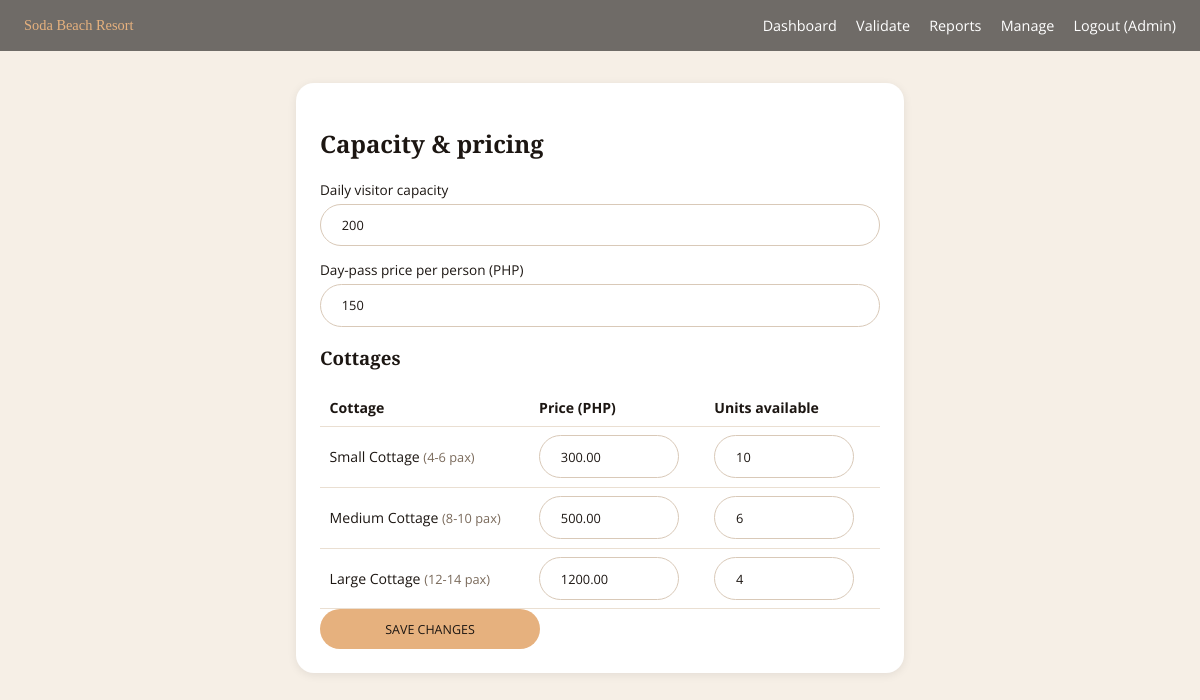
The app's page /admin/manage.php (signed in) with its own data.
### tables this page shows
CREATE TABLE settings (
  k VARCHAR(50) PRIMARY KEY,
  v VARCHAR(100) NOT NULL
);

CREATE TABLE cottages (
  id INT AUTO_INCREMENT PRIMARY KEY,
  name VARCHAR(80) NOT NULL,
  pax_label VARCHAR(30) NOT NULL,
  price DECIMAL(10,2) NOT NULL,
  quantity INT NOT NULL DEFAULT 1
);

### includes/functions.php (called while the page is built, shortened)
<?php
function e($s) { return htmlspecialchars((string)$s, ENT_QUOTES, 'UTF-8'); }
function setting($key, $default = null) {
    global $pdo;
    $s = $pdo->prepare('SELECT v FROM settings WHERE k = ?');
    $s->execute([$key]);
    $v = $s->fetchColumn();
    return $v === false ? $default : $v;
}

### includes/auth.php (called while the page is built, shortened)
<?php
require_once __DIR__ . '/../config/db.php';
require_once __DIR__ . '/functions.php';
require_once __DIR__ . '/layout.php';
function current_user() { return $_SESSION['user'] ?? null; }

### admin/manage.php (the view, shortened to what this page needs)
<?php
require_once '../includes/auth.php';
$cottages = $pdo->query('SELECT * FROM cottages ORDER BY price')->fetchAll();
page_header('Manage', 'admin'); ?>
<main class="container narrow">
  <div class="card">
    <h2>Capacity &amp; pricing</h2>
    <form method="post">
      <label>Daily visitor capacity <input type="number" name="daily_capacity" min="1" value="<?= e(setting('daily_capacity')) ?>"></label>
      <label>Day-pass price per person (PHP) <input type="number" step="0.01" name="day_pass_price" value="<?= e(setting('day_pass_price')) ?>"></label>
      <h3>Cottages</h3>
      <table class="table">
        <tr><th>Cottage</th><th>Price (PHP)</th><th>Units available</th></tr>
        <?php foreach ($cottages as $c): ?>
        <tr><td><?= e($c['name']) ?> <small>(<?= e($c['pax_label']) ?>)</small></td>
          <td><input type="number" step="0.01" name="price[<?= $c['id'] ?>]" value="<?= e($c['price']) ?>"></td>
          <td><input type="number" name="quantity[<?= $c['id'] ?>]" min="0" value="<?= e($c['quantity']) ?>"></td></tr>
        <?php endforeach; ?>
      </table>
      <button class="btn" type="submit">Save changes</button>
    </form>
  </div>
</main>
<?php page_footer();

### includes/layout.php (shortened to what this page needs)
<?php
function page_header($title, $bodyClass = '') {
    $u = current_user(); $b = BASE_URL;
    echo '<!doctype html><html lang="en"><head><meta charset="utf-8"><meta name="viewport" content="width=device-width,initial-scale=1">';
    echo '<link rel="stylesheet" href="' . $b . '/assets/css/style.css"></head>';
    echo '<body class="' . e($bodyClass) . '"><div class="shade">';
    echo '<header class="topbar"><a class="brand" href="' . $b . '/index.php">Soda Beach Resort</a><nav>';
    if ($u && $u['role'] === 'staff') {
        echo "<a href=\"$b/admin/dashboard.php\">Dashboard</a><a href=\"$b/admin/validate.php\">Validate</a><a href=\"$b/admin/reports.php\">Reports</a><a href=\"$b/admin/manage.php\">Manage</a>";
    } elseif ($u) {
        echo "<a href=\"$b/book.php\">Book</a><a href=\"$b/my-bookings.php\">My Bookings</a>";
    }
    echo $u ? "<a href=\"$b/logout.php\">Logout (" . e($u['name']) . ")</a>" : "<a href=\"$b/login.php\">Login</a><a href=\"$b/register.php\">Register</a>";
    echo '</nav></header>';
}
function page_footer($extraScripts = '') {
    echo '</div><script src="' . BASE_URL . '/assets/js/app.js"></script>' . $extraScripts . '</body></html>';
}

### assets/css/style.css (style rules this page uses)
* { box-sizing: border-box; }
body { margin: 0; font-family: 'Open Sans', sans-serif; color: #ffffff; background: url('../img/bg.jpg') center / cover fixed, linear-gradient(135deg, #1f4650 0%, #1c1612 100%) fixed; }
.shade { min-height: 100vh; background: rgba(0, 0, 0, 0.5); }
a { color: #e6b17e; }
h1, h2, h3 { font-family: 'Playfair Display', serif; }
.topbar { display: flex; flex-wrap: wrap; justify-content: space-between; align-items: center; gap: 0.5rem; padding: 1rem 1.5rem; background: rgba(0, 0, 0, 0.55); }
.topbar nav { display: flex; flex-wrap: wrap; gap: 1.2rem; }
.topbar a { text-decoration: none; color: #ffffff; font-size: 0.9rem; }
.brand { font-family: 'Playfair Display', serif; font-size: 1.2rem; color: #e6b17e !important; }
.container { max-width: 1050px; margin: 0 auto; padding: 2rem 1rem; }
.container.narrow { max-width: 640px; }
.card { background: rgba(20, 14, 10, 0.6); border-radius: 18px; padding: 1.5rem; margin-bottom: 1.2rem; }
input, select { border: 0; border-radius: 999px; padding: 0.7rem 1.3rem; font: inherit; font-size: 0.8rem; width: 100%; background: #ffffff; color: #1c1612; }
input::placeholder { text-transform: uppercase; color: #555; font-size: 0.72rem; }
.btn { border: 0; border-radius: 999px; padding: 0.7rem 1.3rem; background: #e6b17e; color: #1c1612; font: inherit; font-size: 0.78rem; text-transform: uppercase; text-decoration: none; text-align: center; cursor: pointer; min-width: 220px; display: inline-block; }
.hint, small { color: #d8cbbd; font-size: 0.8rem; }
label { display: block; margin-bottom: 0.9rem; font-size: 0.85rem; }
label input { margin-top: 0.3rem; }
.table { width: 100%; border-collapse: collapse; font-size: 0.88rem; }
.table th, .table td { padding: 0.55rem 0.6rem; text-align: left; border-bottom: 1px solid rgba(255, 255, 255, 0.15); }
.table input { max-width: 140px; }
body.admin { background: #f6efe6; color: #1c1612; }
body.admin .shade { background: none; }
body.admin .card { background: #ffffff; box-shadow: 0 2px 10px rgba(0, 0, 0, 0.08); }
body.admin .table th, body.admin .table td { border-color: #eadfd2; }
body.admin .hint, body.admin small { color: #7a6a5b; }
body.admin input { border: 1px solid #d9c9b8; }

### records on screen
settings: daily_capacity "200"
settings: day_pass_price "150"
cottages: name "Small Cottage", pax_label "4-6 pax", price "300.00", quantity "10"
cottages: name "Medium Cottage", pax_label "8-10 pax", price "500.00", quantity "6"
cottages: name "Large Cottage", pax_label "12-14 pax", price "1200.00", quantity "4"

### other values on screen
$u['name'] "Admin"
